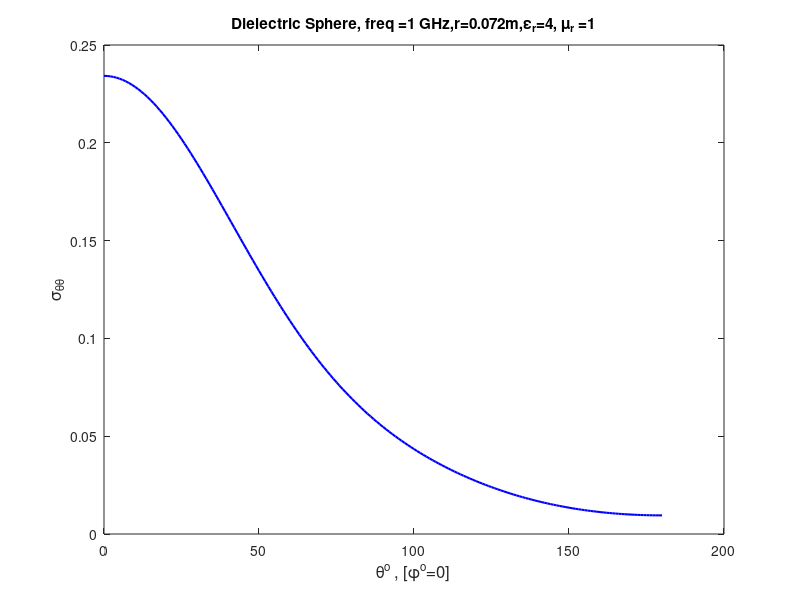

This figure's MATLAB source:
ydata=[ 0.234213  0.234156  0.233986  0.233702  0.233306  0.232799  0.232180  0.231452  0.230615  0.229671  0.228622  0.227470  0.226216  0.224863  0.223414  0.221871  0.220236  0.218513  0.216705  0.214814  0.212843  0.210797  0.208678  0.206491  0.204238  0.201922  0.199549  0.197121  0.194643  0.192117  0.189548  0.186939  0.184295  0.181618  0.178914  0.176184  0.173433  0.170665  0.167882  0.165089  0.162289  0.159484  0.156679  0.153875  0.151077  0.148287  0.145507  0.142741  0.139990  0.137258  0.134546  0.131857  0.129193  0.126555  0.123946  0.121367  0.118819  0.116304  0.113823  0.111378  0.108968  0.106597  0.104263  0.101968  0.099712  0.097496  0.095320  0.093185  0.091091  0.089037  0.087023  0.085051  0.083119  0.081227  0.079375  0.077563  0.075790  0.074056  0.072360  0.070702  0.069082  0.067498  0.065949  0.064437  0.062958  0.061514  0.060103  0.058724  0.057377  0.056061  0.054775  0.053518  0.052291  0.051091  0.049919  0.048773  0.047653  0.046558  0.045488  0.044442  0.043419  0.042418  0.041440  0.040483  0.039547  0.038632  0.037736  0.036860  0.036003  0.035164  0.034344  0.033541  0.032755  0.031987  0.031235  0.030499  0.029780  0.029076  0.028387  0.027714  0.027056  0.026412  0.025783  0.025169  0.024568  0.023982  0.023409  0.022850  0.022304  0.021772  0.021253  0.020747  0.020254  0.019774  0.019306  0.018851  0.018409  0.017979  0.017561  0.017155  0.016761  0.016379  0.016009  0.015650  0.015303  0.014967  0.014643  0.014330  0.014027  0.013736  0.013456  0.013186  0.012927  0.012678  0.012440  0.012212  0.011993  0.011785  0.011587  0.011399  0.011220  0.011050  0.010890  0.010740  0.010598  0.010466  0.010343  0.010228  0.010123  0.010026  0.009938  0.009858  0.009787  0.009725  0.009671  0.009625  0.009588  0.009559  0.009538  0.009526  0.009525 ];
xdata=[ 0.000057  1.000000  2.000000  3.000000  4.000000  5.000000  6.000000  7.000000  8.000000  9.000000  10.000000  11.000000  12.000000  13.000000  14.000000  15.000000  16.000000  17.000000  18.000000  19.000000  20.000000  21.000000  22.000000  23.000000  24.000000  25.000000  26.000000  27.000000  28.000000  29.000000  30.000000  31.000000  32.000000  33.000000  34.000000  35.000000  36.000000  37.000000  38.000000  39.000000  40.000000  41.000000  42.000000  43.000000  44.000000  45.000000  46.000000  47.000000  48.000000  49.000000  50.000000  51.000000  52.000000  53.000000  54.000000  55.000000  56.000000  57.000000  58.000000  59.000000  60.000000  61.000000  62.000000  63.000000  64.000000  65.000000  66.000000  67.000000  68.000000  69.000000  70.000000  71.000000  72.000000  73.000000  74.000000  75.000000  76.000000  77.000000  78.000000  79.000000  80.000000  81.000000  82.000000  83.000000  84.000000  85.000000  86.000000  87.000000  88.000000  89.000000  90.000000  91.000000  92.000000  93.000000  94.000000  95.000000  96.000000  97.000000  98.000000  99.000000  100.000000  101.000000  102.000000  103.000000  104.000000  105.000000  106.000000  107.000000  108.000000  109.000000  110.000000  111.000000  112.000000  113.000000  114.000000  115.000000  116.000000  117.000000  118.000000  119.000000  120.000000  121.000000  122.000000  123.000000  124.000000  125.000000  126.000000  127.000000  128.000000  129.000000  130.000000  131.000000  132.000000  133.000000  134.000000  135.000000  136.000000  137.000000  138.000000  139.000000  140.000000  141.000000  142.000000  143.000000  144.000000  145.000000  146.000000  147.000000  148.000000  149.000000  150.000000  151.000000  152.000000  153.000000  154.000000  155.000000  156.000000  157.000000  158.000000  159.000000  160.000000  161.000000  162.000000  163.000000  164.000000  165.000000  166.000000  167.000000  168.000000  169.000000  170.000000  171.000000  172.000000  173.000000  174.000000  175.000000  176.000000  177.000000  178.000000  179.000000  179.999943 ];
plot(xdata,ydata,'b-','linewidth',1.5);
xlabel('\theta^o , [\phi^o=0]','FontSize',12);
ylabel('\sigma_{\theta\theta}','FontSize',12);
title('Dielectric Sphere, freq =1 GHz,r=0.072m,\epsilon_{r}=4, \mu_{r} =1');
